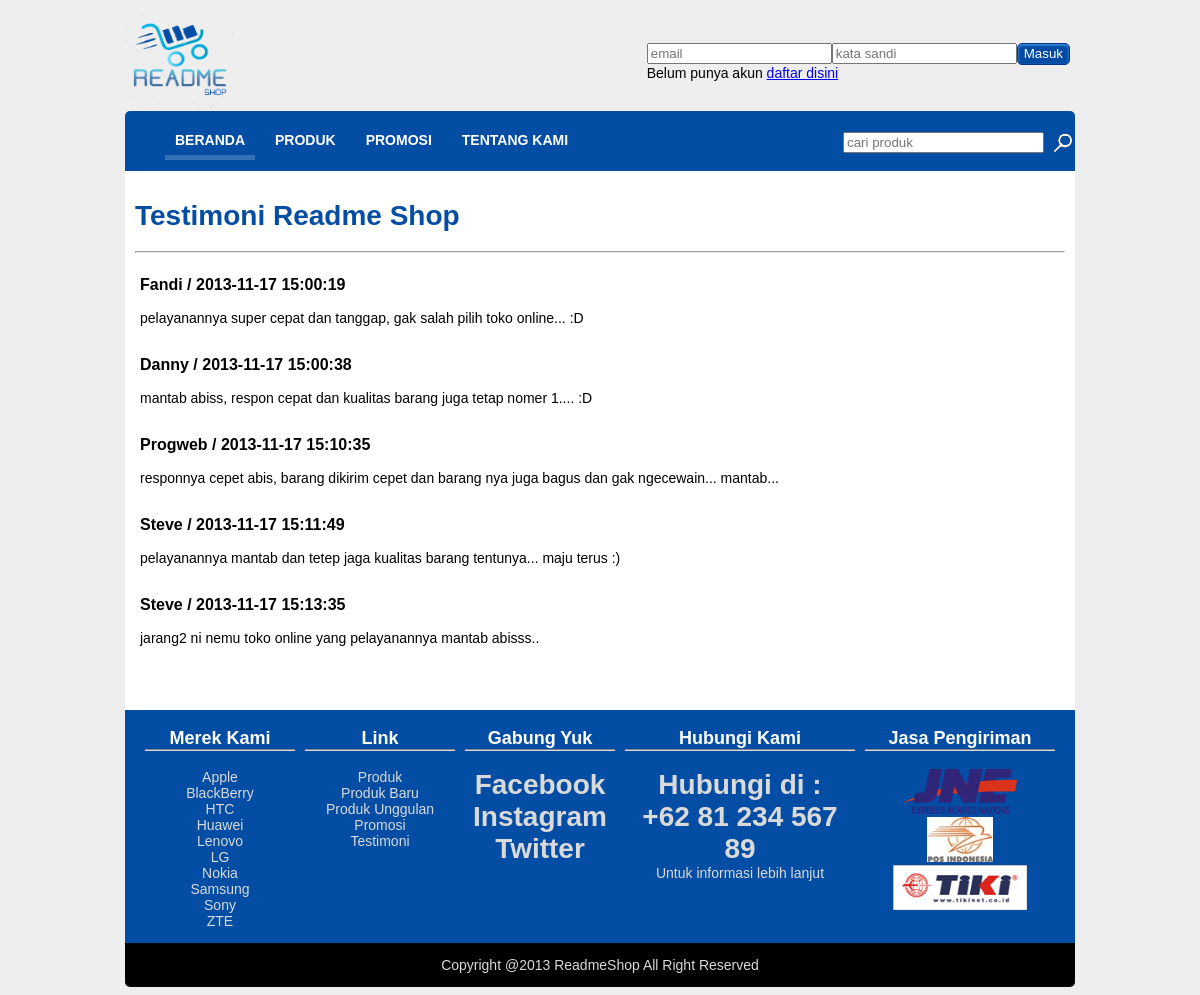
The app's page /testimoni.php with its own data.
### tables this page shows
CREATE TABLE IF NOT EXISTS `testimoni` (
  `id` int(11) NOT NULL AUTO_INCREMENT,
  `id_pengguna` int(11) NOT NULL,
  `waktu` timestamp NOT NULL DEFAULT CURRENT_TIMESTAMP,
  `isi` varchar(1000) NOT NULL,
  PRIMARY KEY (`id`)
);

CREATE TABLE IF NOT EXISTS `pengguna` (
  `id` int(11) NOT NULL AUTO_INCREMENT,
  `nama_pengguna` varchar(50) NOT NULL,
  `email` varchar(100) NOT NULL,
  `password` varchar(100) NOT NULL,
  `alamat` varchar(100) NOT NULL,
  `kota` varchar(50) NOT NULL,
  `telepon` varchar(25) NOT NULL,
  PRIMARY KEY (`id`)
);

### testimoni.php (the view, shortened to what this page needs)
<!DOCTYPE html>
<html lang="en">
<head>
    <link rel="stylesheet" href="css/960_24_col.css" />
    <link rel="stylesheet" href="css/style.css" />
    <link rel="stylesheet" href="css/testimoni.css" />
    <link href="css/js-image-slider.css" rel="stylesheet" type="text/css" />
</head>
<body>
    <div id="header">
        <div class="container_24">
            <div class="grid_4">
                <img src="images/readmeshoplogo.png" height="100" width="110"/>
            </div>
            <?php
                include("login.php");
            ?>
            <div class="grid_24" id="header_nav">
                <ul class="lavaLamp">
                    <li class="current"><a href="index.php">Beranda</a> </li>
                    <li><a href="produk.php">Produk </a></li>
                    <li><a href="promosi.php">Promosi </a></li>
                    <li><a href="tentangkami.php">Tentang kami </a></li>
                </ul>
                <div id="formsearch" class="grid_6">
                    <form accept-charset="utf-8" method="post" action="cari.php">
                    <table>
                        <tbody>
                            <tr>
                                <td>
                                    <input id="textsearch" type="search" required x-moz-errormessage="Inputan jangan kosong !" size="22" value="" name="search" placeholder="cari produk"></input>
                                </td>
                                <td>
                                    <input id="buttonsearch" type="submit" style="cursor:pointer;" value="" name=""></input>
                                </td>
                            </tr>
                        </tbody>
                    </table>
                    </form>
                </div>
            </div>
        </div>
    </div>
    <div id="content">
        <div class="container_24">
            <div id="contentarea" class="grid_24">
                <h1>Testimoni Readme Shop</h1>
                <?php
                    require("koneksi.php");
                    $sql = "SELECT nama_pengguna, waktu, isi FROM testimoni, pengguna WHERE pengguna.id = testimoni.id_pengguna";
                    $result = mysqli_query($koneksi,$sql);
                    echo"<hr/>";
                    while ($data = mysqli_fetch_assoc($result)) {
                        echo "<div class='grid_18'>";
                        echo"<p id='titletestimoni'>".$data['nama_pengguna']." / ".$data['waktu']."</p>";
                        echo"<p>".$data['isi']."</p>";
                        echo "</div><div class='clear'></div>";
                    }
                 ?>
            </div>
        </div>
    </div>
    <?php
        require("footer.php");
    ?>
</body>
</html>

### login.php (shortened to what this page needs)
<?php
    if (!empty($_SESSION['user'])) {
        echo "<div id='login' class='grid_20'>";
        echo "<form id='formlogin' class='right' action='logout.php' method='post'>";
        echo "<img class='ava left' src='images/avatar.jpg' width: '64px' height='64px'>";
        echo "<span id='penyapa'>Selamat Datang, <br/><a href='#'>".$_SESSION['user']."</a></span></br>";
        echo "<input class='right logout' id='buttonlogin' type='submit' value='Keluar'>";
        echo "</form></div>";
        echo "<div class='clear'></div>";
    }
    else {
        echo "<div id='login' class='grid_20'>";
        echo "<form id='formlogin' class='right' action='".$_SESSION['actionlogin']."' method='post'>";
        echo "<input type='text' name='username' placeholder='email'>";
        echo "<input type='password' name='password' placeholder='kata sandi'>";
        echo "<input id='buttonlogin' type='submit' value='Masuk'>";
        echo "<br/>Belum punya akun <a href='daftar.php'>daftar disini</a>";
        echo "</form></div>";
    }
?>

### footer.php (shortened to what this page needs)
<div id="footer">
        <div class="container_24">
            <div class="grid_24" id="footerarea">
                <div class="grid_4 footerleft">
		    <p class="textfootertitle center">Merek Kami</p>
		    <ul class="center hover">
			<li><a class="textfooterinfo" href="#">Apple</a></li>
                        <li><a class="textfooterinfo" href="#">BlackBerry</a></li>
                        <li><a class="textfooterinfo" href="#">HTC</a></li>
                        <li><a class="textfooterinfo" href="#">Huawei</a></li>
                        <li><a class="textfooterinfo" href="#">Lenovo</a></li>
                        <li><a class="textfooterinfo" href="#">LG</a></li>
                        <li><a class="textfooterinfo" href="#">Nokia</a></li>
                        <li><a class="textfooterinfo" href="#">Samsung</a></li>
                        <li><a class="textfooterinfo" href="#">Sony</a></li>
                        <li><a class="textfooterinfo" href="#">ZTE</a></li>
                    </ul>
		</div>
                <div class="grid_4">
		    <p class="textfootertitle center">Link</p>
		    <ul class="center hover">
			<li><a class="textfooterinfo" href="produk.php">Produk</a></li>
                        <li><a class="textfooterinfo" href="#">Produk Baru</a></li>
                        <li><a class="textfooterinfo" href="#">Produk Unggulan</a></li>
                        <li><a class="textfooterinfo" href="promosi.php">Promosi</a></li>
                         <li><a class="textfooterinfo" href="testimoni.php">Testimoni</a></li>
                    </ul>
		</div>
                <div class="grid_4">
		    <p class="textfootertitle center">Gabung Yuk</p>
		    <ul class="center hover">
			<li><a class="textfooterinfo textfooterbig" href="http://www.facebook.com" target="blank">Facebook</a></li>
                        <li><a class="textfooterinfo textfooterbig" href="http://www.instagram.com" target="blank">Instagram</a></li>
                        <li><a class="textfooterinfo textfooterbig" href="http://www.twitter.com" target="blank">Twitter</a></li>
                    </ul>
		</div>
                 <div class="grid_6">
		    <p class="textfootertitle center">Hubungi Kami</p>
		    <ul class="center">
			<li class="texthotline textfooterbig">Hubungi di :</li>
                        <li class="texthotline textfooterbig">+62 81 234 567 89</li>
                         <li class="texthotline">Untuk informasi lebih lanjut</li>
                    </ul>
		</div>
                 <div class="grid_5">
		    <p class="textfootertitle center">Jasa Pengiriman</p>
		    <ul class="center hover">
			<li><a class="textfooterinfo" href="http://www.jne.co.id" target="blank">
                            <img src="images/JNE.png">
                        </a></li>
                        <li><a class="textfooterinfo" href="http://www.posindonesia.co.id" target="blank">
                            <img src="images/POS.jpg">
                        </a></li>
                        <li><a class="textfooterinfo" href="http://www.tiki-online.com" target="blank">
                            <img src="images/TIKI.png">
                        </a></li>
                    </ul>
		</div>
            </div>
            <div class="grid_24" id="copyright">
                <p id="copyrighttext" class="center">
                    Copyright @2013 ReadmeShop All Right Reserved
                </p>
            </div>
        </div>
</div>

### css/960_24_col.css (style rules this page uses)
body { min-width: 960px; }
.container_24 { margin-left: auto; margin-right: auto; width: 960px; }
.grid_1, .grid_2, .grid_3, .grid_4, .grid_5, .grid_6, .grid_7, .grid_8, .grid_9, .grid_10, .grid_11, .grid_12, .grid_13, .grid_14, .grid_15, .grid_16, .grid_17, .grid_18, .grid_19, .grid_20, .grid_21, .grid_22, .grid_23, .grid_24 { display: inline; float: left; margin-left: 5px; margin-right: 5px; }
.container_24 .grid_4 { width: 150px; }
.container_24 .grid_5 { width: 190px; }
.container_24 .grid_6 { width: 230px; }
.container_24 .grid_18 { width: 710px; }
.container_24 .grid_20 { width: 790px; }
.container_24 .grid_24 { width: 950px; }
.clearfix:before, .clearfix:after, .container_24:before, .container_24:after { content: '.'; display: block; overflow: hidden; visibility: hidden; font-size: 0; line-height: 0; width: 0; height: 0; }
.clearfix:after, .container_24:after { clear: both; }
.clearfix, .container_24 { zoom: 1; }

### css/style.css (style rules this page uses)
body { font-family: "Calibri",Arial,Helvetica,sans-serif; font-size: 14px; background-color: rgb(238,238,238); }
ul { list-style-type: none; padding-left: 0px; }
.center { text-align: center; }
.right { float: right; }
#login { height: 50px; padding-top: 35px; }
#formlogin { padding-right: 5px; }
#buttonlogin, #buttontestimoni { background: rgb(3,74,164); box-shadow: 0px 1px 3px 0px rgba(92, 195, 244, 0.8) inset; color: #fff; height: 22px; border: 1px solid rgb(5, 52, 150); border-radius: 5px; padding-bottom: 2px; cursor: pointer; }
a { color: blue; }
#header_nav { background-color: rgb(3,77,164); padding-bottom: 10px; }
#header_nav { border-top-left-radius: 5px; border-top-right-radius: 5px; }
#header_nav ul li { margin-right: 10px; }
#copyright { border-bottom-left-radius: 5px; border-bottom-right-radius: 5px; }
#formsearch { float: right; padding-bottom: 2px; }
#buttonsearch { margin: 0px; border: medium none; height: 28px; width: 28px; background: url("../images/magnify-light.png") no-repeat scroll 0% 0% transparent; }
#footerarea { background-color: rgb(3,77,164); }
.footerleft { margin-left: 20px; }
.textfootertitle { font-size: 18px; font-weight: bold; color:rgb(255,255,255); border-bottom: 2px groove rgb(218,218,218); }
.textfooterinfo { color:rgb(218,218,218); text-decoration: none; }
.textfooterbig { font-size: 28px; font-weight: 600; }
.texthotline { color:rgb(218,218,218); }
#footerarea .grid_5 ul img { height: 45px; }
#copyright { padding-bottom: 0px; background-color: black; }
#copyrighttext { color:rgb(218,218,218); }
.lavaLamp { list-style: none outside none; padding-left:40px; }
.lavaLamp li { float: left; list-style: none; }
.lavaLamp li a { position: relative; overflow: hidden; text-decoration: none; text-transform: uppercase; font: bold 14px arial; color: #fff; outline: none; text-align: center; height: 30px; top: 7px; z-index: 10; letter-spacing: 0; float: left; display: block; margin: auto 10px; }

### css/testimoni.css (style rules this page uses)
#contentarea { background-color: white; width : 930px; padding: 10px; padding-bottom : 50px; }
#contentarea h1 { color: rgb(3,77,164); }
#titletestimoni { font-weight: bold; font-size: 16px; }

### records on screen
testimoni: id_pengguna.nama_pengguna "Fandi", waktu "2013-11-17 15:00:19", isi "pelayanannya super cepat dan tanggap, gak salah pilih toko online... :D"
testimoni: id_pengguna.nama_pengguna "Danny", waktu "2013-11-17 15:00:38", isi "mantab abiss, respon cepat dan kualitas barang juga tetap nomer 1.... :D"
testimoni: id_pengguna.nama_pengguna "Progweb", waktu "2013-11-17 15:10:35", isi "responnya cepet abis, barang dikirim cepet dan barang nya juga bagus dan gak ngecewain... mantab..."
testimoni: id_pengguna.nama_pengguna "Steve", waktu "2013-11-17 15:11:49", isi "pelayanannya mantab dan tetep jaga kualitas barang tentunya... maju terus :)"
testimoni: id_pengguna.nama_pengguna "Steve", waktu "2013-11-17 15:13:35", isi "jarang2 ni nemu toko online yang pelayanannya mantab abisss.."
